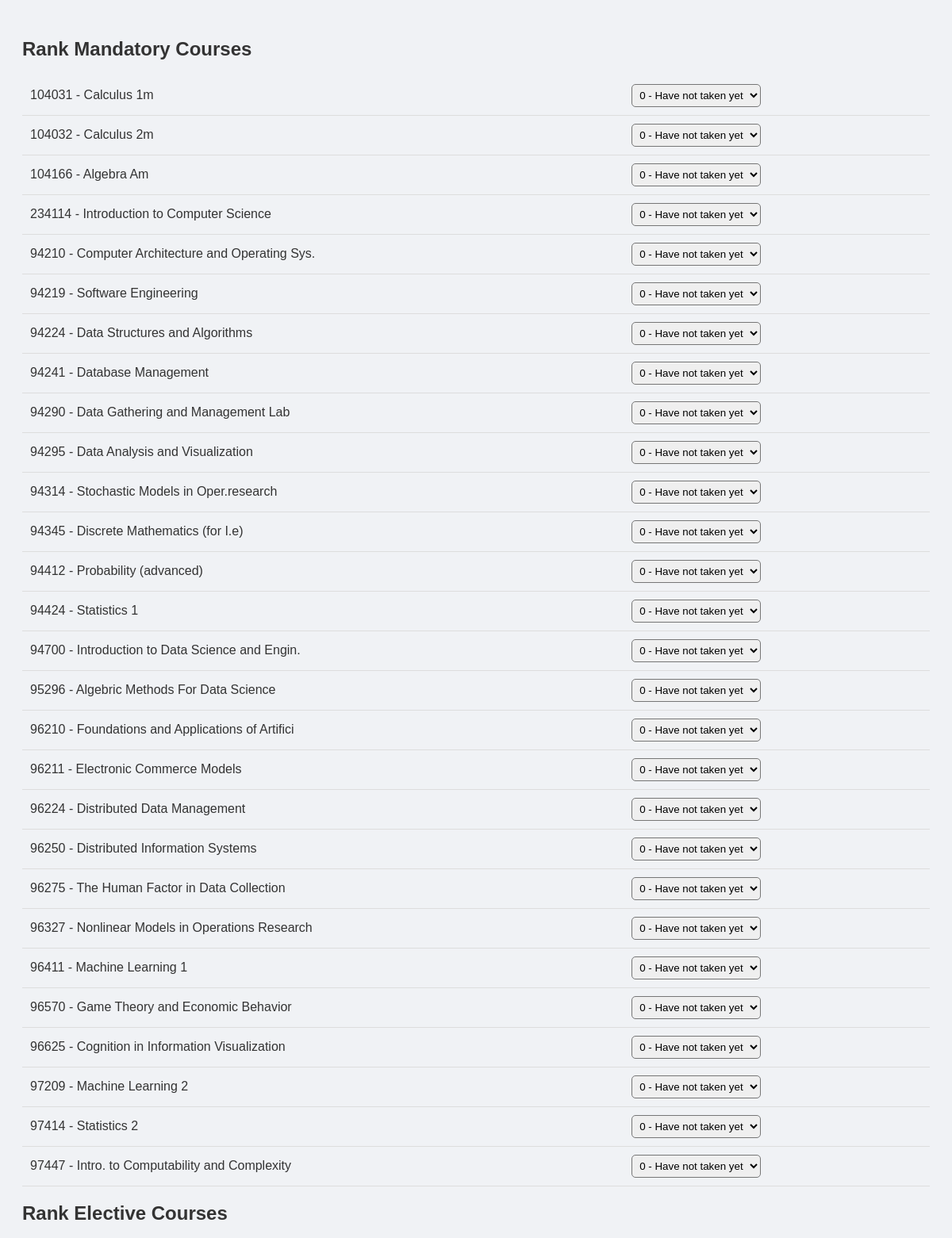
/users/submit_course_rankings/ (signed in, upper part), run on the app's committed database.
### users/models.py (models this page shows, shortened)
class Course(models.Model):
    TIME_CHOICES = (
        ('M', 'Morning'),
        ('N', 'Noon'),
        ('E', 'Evening'),
    )
    course_name = models.CharField(max_length=200)
    course_id = models.CharField(max_length=50, unique=True)
    course_informetion = models.TextField()
    is_manadatory_ds= models.BooleanField(default=False)
    is_manadatory_ie= models.BooleanField(default=False)
    is_manadatory_se= models.BooleanField(default=False)
    lecture_hours = models.CharField(max_length=1, choices=TIME_CHOICES, default='M')
    syllabus = models.TextField()
    class Meta:
        ordering = ['course_name']
        verbose_name = 'Course'
        verbose_name_plural = 'Courses'

### users/views.py (the view)
# urls.py: path('submit_course_rankings/', views.submit_course_rankings, name='courses_rank'),
def submit_course_rankings(request):
    if request.method == 'POST':
        user_profile = UserProfile.objects.get(user=request.user)
        for key, value in request.POST.items():
            if key.startswith('ranking_'):
                course_id = key.split('_')[1]
                course = Course.objects.get(id=course_id)
                UserCourseRanking.objects.update_or_create(
                    user=user_profile,
                    course=course,
                    defaults={'ranking': value}
                )
        return redirect('system')
    else:
        user_profile = UserProfile.objects.get(user=request.user)
        learning_program = str(user_profile.learning_program)
        if learning_program=="Data Science and Engineering":
            mandatory_courses = Course.objects.filter( is_manadatory_ds=True)
            other_courses = Course.objects.filter( is_manadatory_ds=False)
        elif learning_program=="Industrial Engineering and Management":
            mandatory_courses = Course.objects.filter( is_manadatory_ie=True)
            other_courses = Course.objects.filter( is_manadatory_ie=False)
        else:
            mandatory_courses = Course.objects.filter( is_manadatory_se=True)
            other_courses = Course.objects.filter( is_manadatory_se=False)
        return render(request, 'users/courses_rank.html', {
            'mandatory_courses': mandatory_courses,
            'other_courses': other_courses,
            'RANKING_CHOICES': UserCourseRanking.RANKING_CHOICES
        })

### users/models.py (called while the page is built)
    def __str__(self):
        return self.name

### users/templates/users/courses_rank.html (shortened to what this page needs)
<!DOCTYPE html>
<html>
<head>
</head>
<body>
    <h2>Rank Mandatory Courses</h2>
<form method="post" action="{% url 'submit_course_rankings' %}">
    <table>
        {% for course in mandatory_courses %}
        <tr>
            <td>{{ course.course_name }}</td>
            <td>
                <select name="ranking_{{ course.id }}">
                    {% for value, label in RANKING_CHOICES %}
                        <option value="{{ value }}">{{ label }}</option>
                    {% endfor %}
                </select>
            </td>
        </tr>
        {% endfor %}
    </table>
    <h2>Rank Elective Courses</h2>
</form>
</body>
</html>

### users/templates/users/courses_rank.html (style rules this page uses)
body { font-family: Arial, sans-serif; background-color: #f0f2f5; color: #333; padding: 20px; }
table { width: 100%; border-collapse: collapse; }
th, td { padding: 10px; border-bottom: 1px solid #ddd; text-align: left; }
select { padding: 5px; margin-right: 10px; border-radius: 5px; }

### data on the page
Course: course_name "104031 - Calculus 1m", id "0 - Have not taken yet"
Course: course_name "104032 - Calculus 2m", id "0 - Have not taken yet"
Course: course_name "104166 - Algebra Am", id "0 - Have not taken yet"
Course: course_name "234114 - Introduction to Computer Science", id "0 - Have not taken yet"
Course: course_name "94210 - Computer Architecture and Operating Sys.", id "0 - Have not taken yet"
Course: course_name "94219 - Software Engineering", id "0 - Have not taken yet"
Course: course_name "94224 - Data Structures and Algorithms", id "0 - Have not taken yet"
Course: course_name "94241 - Database Management", id "0 - Have not taken yet"
Course: course_name "94290 - Data Gathering and Management Lab", id "0 - Have not taken yet"
Course: course_name "94295 - Data Analysis and Visualization", id "0 - Have not taken yet"
Course: course_name "94314 - Stochastic Models in Oper.research", id "0 - Have not taken yet"
Course: course_name "94345 - Discrete Mathematics (for I.e)", id "0 - Have not taken yet"
Course: course_name "94412 - Probability (advanced)", id "0 - Have not taken yet"
Course: course_name "94424 - Statistics 1", id "0 - Have not taken yet"
Course: course_name "94700 - Introduction to Data Science and Engin.", id "0 - Have not taken yet"
Course: course_name "95296 - Algebric Methods For Data Science", id "0 - Have not taken yet"
Course: course_name "96210 - Foundations and Applications of Artifici", id "0 - Have not taken yet"
Course: course_name "96211 - Electronic Commerce Models", id "0 - Have not taken yet"
Course: course_name "96224 - Distributed Data Management", id "0 - Have not taken yet"
Course: course_name "96250 - Distributed Information Systems", id "0 - Have not taken yet"
Course: course_name "96275 - The Human Factor in Data Collection", id "0 - Have not taken yet"
Course: course_name "96327 - Nonlinear Models in Operations Research", id "0 - Have not taken yet"
Course: course_name "96411 - Machine Learning 1", id "0 - Have not taken yet"
Course: course_name "96570 - Game Theory and Economic Behavior", id "0 - Have not taken yet"
Course: course_name "96625 - Cognition in Information Visualization", id "0 - Have not taken yet"
Course: course_name "97209 - Machine Learning 2", id "0 - Have not taken yet"
Course: course_name "97414 - Statistics 2", id "0 - Have not taken yet"
Course: course_name "97447 - Intro. to Computability and Complexity", id "0 - Have not taken yet"
